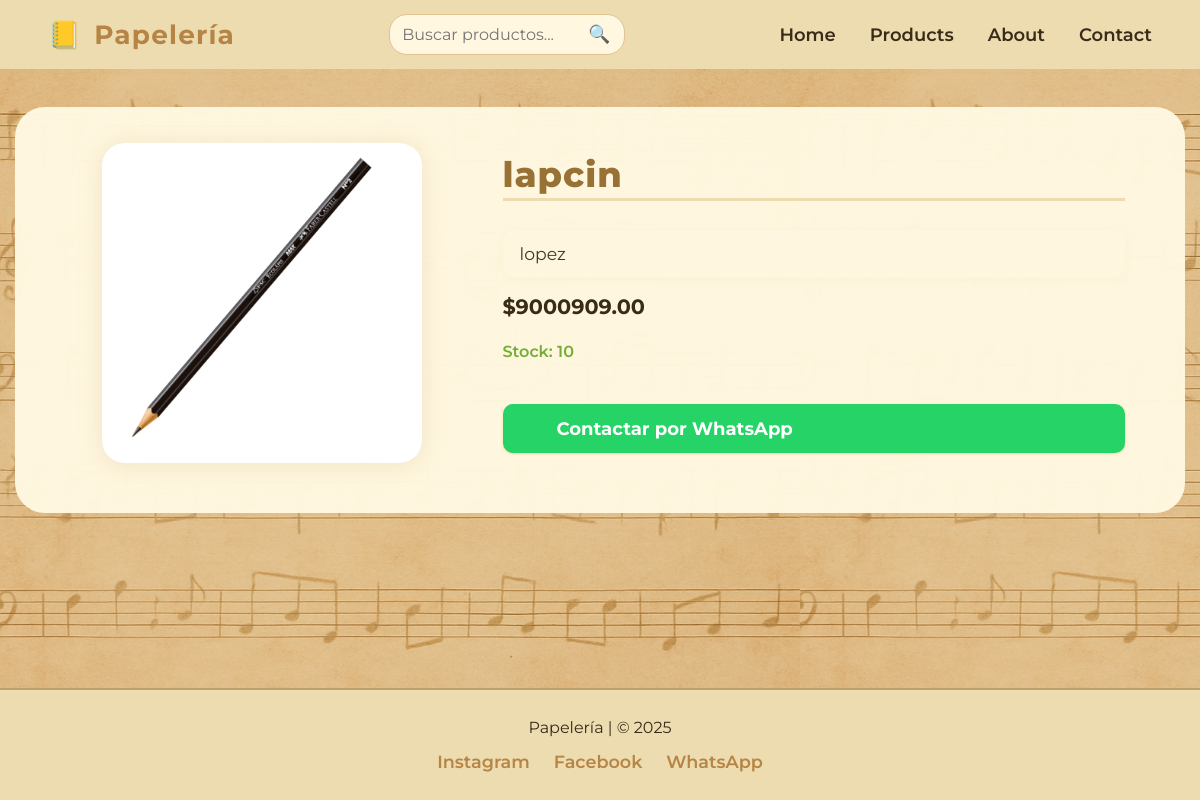
/producto/2/, run on the app's committed database.
### Tienda/models.py (models this page shows, shortened)
class Producto(models.Model):
    nombre = models.CharField(max_length=200)
    descripcion = models.TextField()
    precio = models.DecimalField(max_digits=10, decimal_places=2)
    imagen = models.ImageField(upload_to='productos/')
    stock = models.PositiveIntegerField(default=0)
    categoria = models.ForeignKey(Categoria, on_delete=models.CASCADE)
    fecha_creacion = models.DateTimeField(auto_now_add=True)
    destacado = models.BooleanField(default=False, help_text="¿Mostrar este producto en la página principal?")

### Tienda/views.py (the view)
# urls.py: path('producto/<int:pk>/', views.detalle_producto, name='detalle_producto'),
def detalle_producto(request, pk):
    producto = get_object_or_404(Producto, pk=pk)
    return render(request, 'Tienda/detalle_producto.html', {'producto': producto})

### Tienda/templates/Tienda/detalle_producto.html (shortened to what this page needs)
{% load static %}
<!DOCTYPE html>
<html lang="es">
<head>
    <link rel="stylesheet" href="{% static 'Tienda/css/detalle_producto.css' %}">
    <link rel="stylesheet" href="{% static 'Tienda/css/footer.css' %}">
</head>
<body>
<header class="main-header">
  <div class="header-container">
    <div class="logo-nombre">
      <span class="logo">📒</span>
      <span class="nombre-tienda">Papelería</span>
    </div>
    <form action="{% url 'productos' %}" method="get" class="search-form" id="searchForm">
      <input type="text" name="buscar" placeholder="Buscar productos..." value="{{ request.GET.buscar|default_if_none:'' }}">
      <button type="submit" class="search-btn">🔍</button>
    </form>
    <nav class="main-nav" id="mainNav">
        <ul>
            <li>
                <a href="{% url 'home' %}"
                class="{% if request.resolver_match.url_name == 'home' %}active{% endif %}">
                Home
                </a>
            </li>
            <li>
                <a href="{% url 'productos' %}"
                class="{% if request.resolver_match.url_name == 'productos' %}active{% endif %}">
                Products
                </a>
            </li>
            <li>
                <a href="#"
                class="{% if request.resolver_match.url_name == 'about' %}active{% endif %}">
                About
                </a>
            </li>
            <li>
                <a href="#"
                class="{% if request.resolver_match.url_name == 'contact' %}active{% endif %}">
                Contact
                </a>
            </li>
        </ul>
    </nav>
  </div>
</header>
<main>
    <div class="detalle-container">
        <div class="detalle-img">
            <img src="{{ producto.imagen.url }}" alt="{{ producto.nombre }}">
        </div>
        <div class="detalle-info">
            <h1>{{ producto.nombre }}</h1>
            <p class="detalle-desc">{{ producto.descripcion }}</p>
            {% if producto.oferta %}
              <div class="product-precio">
                <span class="oferta">${{ producto.oferta }}</span>
                <span class="precio-tachado">${{ producto.precio }}</span>
              </div>
            {% else %}
              <div class="product-precio">${{ producto.precio }}</div>
            {% endif %}
            <div class="stock-info {% if producto.stock == 0 %}sin-stock{% endif %}">
              {% if producto.stock > 0 %}
                  Stock: {{ producto.stock }}
              {% else %}
                  Sin stock
              {% endif %}
            </div>
            <a class="btn-contact"
               href="https://wa.me/56942425006?text=Hola%2C%20me%20interesa%20el%20producto%20{{ producto.nombre|urlencode }}"
               target="_blank">
               Contactar por WhatsApp
            </a>
        </div>
    </div>
</main>
<footer class="footer">
    <div class="footer-container">
        <div>Papelería | &copy; 2025</div>
        <div class="footer-links">
            <a href="#">Instagram</a>
            <a href="#">Facebook</a>
            <a href="#">WhatsApp</a>
        </div>
    </div>
</footer>
</body>
</html>

### Tienda/static/Tienda/css/detalle_producto.css (style rules this page uses)
body { background: #fdf6e3 url('../img/texture-music-bg.png') repeat; background-size: contain; font-family: 'Montserrat', 'Segoe UI', Arial, sans-serif; color: #382b18; margin: 0; min-height: 100vh; display: flex; flex-direction: column; }
main { flex: 1 0 auto; }
.main-header { position: sticky; top: 0; width: 100vw; z-index: 99; background: #ecdcb0; box-shadow: 0 2px 8px #bca16a11; }
.header-container { max-width: 1300px; margin: 0 auto; display: flex; align-items: center; justify-content: space-between; padding: 14px 4vw 14px 4vw; gap: 16px; position: relative; }
.logo-nombre { display: flex; align-items: center; gap: 12px; font-size: 1.65rem; font-weight: 700; color: #b68545; letter-spacing: 1.2px; }
.main-nav ul { list-style: none; display: flex; gap: 34px; padding: 0; margin: 0; }
.main-nav a { text-decoration: none; color: #382b18; font-weight: 600; font-size: 18px; transition: color 0.2s; position: relative; }
.search-form { display: flex; align-items: center; gap: 4px; background: #fff7e0; border-radius: 18px; padding: 3px 12px; border: 1px solid #e2c290; transition: box-shadow 0.2s; }
.search-form input[type="text"] { border: none; background: transparent; outline: none; font-size: 16px; padding: 7px 0; color: #382b18; width: 180px; font-family: inherit; }
.search-form button { background: none; border: none; font-size: 1.1rem; cursor: pointer; color: #b68545; padding: 4px 2px; }
.detalle-container { max-width: 1050px; margin: 38px auto 0 auto; display: flex; gap: 54px; align-items: flex-start; padding: 36px 5vw 44px 5vw; background: rgba(255, 247, 224, 0.98); border-radius: 30px; box-shadow: 0 8px 40px #e2c29045; position: relative; }
.detalle-img { flex: 1.2; display: flex; flex-direction: column; align-items: center; position: relative; }
.detalle-img img { background: #ecdcb0; border-radius: 22px; box-shadow: 0 2px 24px #bca16a33; width: 320px; height: 320px; object-fit: contain; margin-bottom: 6px; transition: transform 0.3s cubic-bezier(.5,2,.7,.99), box-shadow 0.22s; }
.detalle-info { flex: 2; display: flex; flex-direction: column; gap: 17px; justify-content: flex-start; padding-top: 10px; }
.detalle-info h1 { font-size: 2.2rem; font-weight: 800; color: #987134; margin: 0 0 8px 0; letter-spacing: 1px; border-bottom: 3px solid #ecdcb0; padding-bottom: 2px; }
.product-precio { font-size: 1.3rem; font-weight: bold; margin-bottom: 3px; display: flex; align-items: center; gap: 14px; }
.stock-info { margin: 3px 0 10px 0; font-size: 1rem; font-weight: 600; color: #73ad37; transition: color 0.2s; }
.detalle-desc { background: #fff7e0e3; border-radius: 11px; padding: 13px 17px; font-size: 1.08rem; color: #453620; margin: 4px 0 0 0; box-shadow: 0 2px 10px #e2c29016; }
.btn-contact { display: inline-block; background: #25D366; color: #fff; border: none; border-radius: 10px; padding: 13px 34px 13px 54px; font-size: 1.13rem; font-weight: bold; margin: 16px 0 0 0; box-shadow: 0 1px 3px #ecdcb0; position: relative; text-decoration: none; transition: background 0.22s, box-shadow 0.21s; cursor: pointer; }
.btn-contact:before { content: ""; position: absolute; left: 19px; top: 13px; width: 25px; height: 25px; background: url("https://cdn.jsdelivr.net/gh/simple-icons/simple-icons/icons/whatsapp.svg") center/cover no-repeat; filter: drop-shadow(0 1px 2px #fff7e0c0) drop-shadow(0 2px 4px #6b4d2559); }
.footer { background: #ecdcb0; padding: 28px 0; text-align: center; border-top: 2px solid #bca16a; margin-top: 60px; width: 100vw; position: relative; left: 0; bottom: 0; }

### Tienda/static/Tienda/css/footer.css (style rules this page uses)
.footer { background: #ecdcb0; padding: 28px 0; text-align: center; border-top: 2px solid #bca16a; margin-top: 60px; }
.footer-container { max-width: 1200px; margin: 0 auto; display: flex; flex-direction: column; align-items: center; gap: 8px; }
.footer-links { display: flex; gap: 24px; margin-top: 6px; }
.footer-links a { color: #b68545; text-decoration: none; font-weight: 600; font-size: 1.1rem; transition: color 0.2s; }
.footer { flex-shrink: 0; width: 100vw; position: relative; left: 0; bottom: 0; }

### data on the page
Producto: imagen (picture), nombre "lapcin", descripcion "lopez", precio "9000909.00", stock "10"
